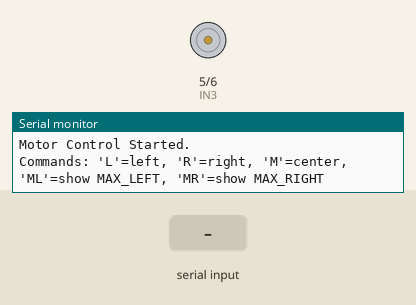
This sketch was run on a simulated Arduino Uno, built with avr-gcc and run on an emulated ATmega328P. Parts: motor-driver pin pairs drawn as motors (green arrow = first pin HIGH = forward, orange = second pin HIGH = backward, longer = more drive, scaled by the enable pin), the last lines printed to the serial monitor. Inputs (shaded band) come from the test bench.

Above: at 1.2 s.
1.3 s: "L\n" received over Serial
At 1.54 s:
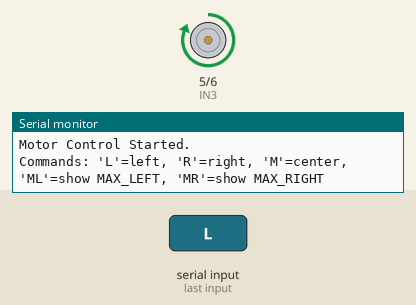
3.2 s: "M\n" received over Serial
At 3.44 s:
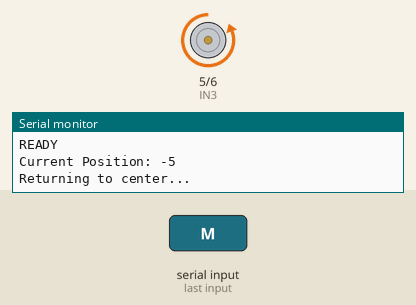
Timing chart, 0 to 6.2 s (numbered marks = the images above; inputs shaded):
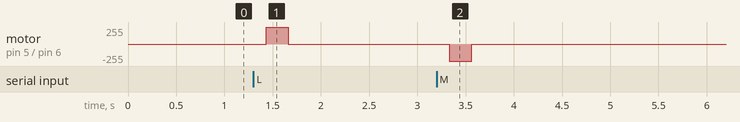

Measured:
- after the input at 1.3 s, motor on pin 5 (IN3) / pin 6 (IN4): stopped → forward 255/255 after 0.13 s, → stopped 0.23 s later
- after the input at 3.2 s, motor on pin 5 (IN3) / pin 6 (IN4): stopped → backward 255/255 after 0.13 s, → stopped 0.23 s later

The sketch:

threshold_based_neck_movement.ino
```cpp
// Motor driver pin assignments
const int IN3 = 5;
const int IN4 = 6;
const int ENB = 7; // PWM pin

// Motion tracking
int position = 0;                    // Center = 0
const int MAX_LEFT = -120;          // Fixed limit
const int MAX_RIGHT = 120;          // Fixed limit

// Motor behavior
const int motorSpeed = 200;         // PWM value (0–255)
const int stepSize = 5;             // Smaller step for smoother movement
const int moveDelay = 80;           // Shorter delay for smoother movement
const int rampStep = 10;            // PWM ramp increment
const int rampDelay = 10;           // Delay between ramp steps (ms)

void setup() {
  pinMode(IN3, OUTPUT);
  pinMode(IN4, OUTPUT);
  pinMode(ENB, OUTPUT);

  Serial.begin(9600);
  stopMotor();

  Serial.println("Motor Control Started.");
  Serial.println("Commands: 'L'=left, 'R'=right, 'M'=center, 'ML'=show MAX_LEFT, 'MR'=show MAX_RIGHT");
}

void loop() {
  if (Serial.available() > 0) {
    String input = Serial.readStringUntil('\n');
    input.trim();

    if (input.equalsIgnoreCase("L")) {
      if (position - stepSize >= MAX_LEFT) {
        moveLeft();
      } else {
        Serial.println("Left limit reached.");
      }
    } else if (input.equalsIgnoreCase("R")) {
      if (position + stepSize <= MAX_RIGHT) {
        moveRight();
      } else {
        Serial.println("Right limit reached.");
      }
    } else if (input.equalsIgnoreCase("M")) {
      moveToCenter();
    } else if (input.equalsIgnoreCase("ML")) {
      Serial.println("MAX_LEFT = " + String(MAX_LEFT));
    } else if (input.equalsIgnoreCase("MR")) {
      Serial.println("MAX_RIGHT = " + String(MAX_RIGHT));
    } else {
      Serial.println("Unknown command: " + input);
    }

    printStatus();
  }
}

void rampMotor(int fromSpeed, int toSpeed, int directionPin1, int directionPin2) {
  int step = (toSpeed > fromSpeed) ? rampStep : -rampStep;
  for (int speed = fromSpeed; speed != toSpeed; speed += step) {
    digitalWrite(directionPin1, HIGH);
    digitalWrite(directionPin2, LOW);
    analogWrite(ENB, speed);
    delay(rampDelay);
  }
  analogWrite(ENB, toSpeed);
}

void moveLeft() {
  // Ramp up
  rampMotor(0, motorSpeed, IN3, IN4);
  delay(moveDelay);
  // Ramp down
  rampMotor(motorSpeed, 0, IN3, IN4);
  stopMotor();
  position -= stepSize;
  Serial.println("READY");
}

void moveRight() {
  // Ramp up
  rampMotor(0, motorSpeed, IN4, IN3);
  delay(moveDelay);
  // Ramp down
  rampMotor(motorSpeed, 0, IN4, IN3);
  stopMotor();
  position += stepSize;
  Serial.println("READY");
}

void moveToCenter() {
  Serial.println("Returning to center...");
  while (position != 0) {
    if (position > 0 && position - stepSize >= MAX_LEFT) {
      moveLeft();
    } else if (position < 0 && position + stepSize <= MAX_RIGHT) {
      moveRight();
    } else {
      break; // Safety: stop if thresholds would be exceeded
    }
  }
  Serial.println("Centered.");
  Serial.println("READY");
}

void stopMotor() {
  digitalWrite(IN3, LOW);
  digitalWrite(IN4, LOW);
  analogWrite(ENB, 0);
}

void printStatus() {
  Serial.println("Current Position: " + String(position));
}
```
